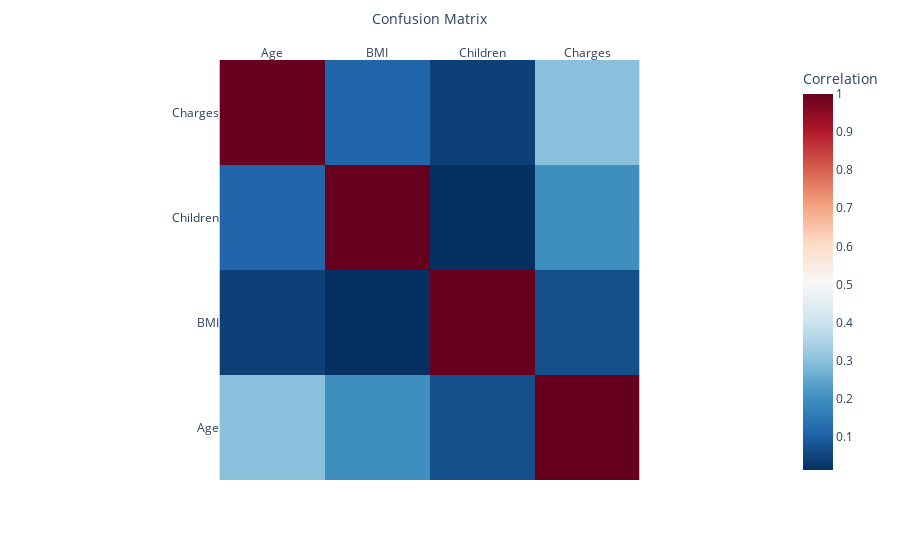

This figure's notebook cell:
### Code cell
fig = px.imshow(corr,
                labels=dict(x="Confusion Matrix", color="Correlation"),
                x=['Age', 'BMI', 'Children', 'Charges'],
                y=['Charges', 'Children', 'BMI', 'Age'],
                color_continuous_scale='RdBu_r'
               )
fig.update_xaxes(side="top")
fig.show()

### Figure 1 — Plotly figure (JSON) as saved in the notebook; plotly's stock layout.template omitted (floating-point values rounded to 4 significant figures)
{"data": [{"coloraxis": "coloraxis", "hovertemplate": "Confusion Matrix: %{x}<br>y: %{y}<br>Correlation: %{z}<extra></extra>", "name": "0", "type": "heatmap", "x": ["Age", "BMI", "Children", "Charges"], "xaxis": "x", "y": ["Charges", "Children", "BMI", "Age"], "yaxis": "y", "z": [[1, 0.1093, 0.04154, 0.2983], [0.1093, 1, 0.01275, 0.1984], [0.04154, 0.01275, 1, 0.06739], [0.2983, 0.1984, 0.06739, 1]]}], "layout": {"coloraxis": {"colorbar": {"title": {"text": "Correlation"}}, "colorscale": [[0, "rgb(5,48,97)"], [0.1, "rgb(33,102,172)"], [0.2, "rgb(67,147,195)"], [0.3, "rgb(146,197,222)"], [0.4, "rgb(209,229,240)"], [0.5, "rgb(247,247,247)"], [0.6, "rgb(253,219,199)"], [0.7, "rgb(244,165,130)"], [0.8, "rgb(214,96,77)"], [0.9, "rgb(178,24,43)"], [1, "rgb(103,0,31)"]]}, "margin": {"t": 60}, "xaxis": {"anchor": "y", "constrain": "domain", "domain": [0, 1], "scaleanchor": "y", "side": "top", "title": {"text": "Confusion Matrix"}}, "yaxis": {"anchor": "x", "autorange": "reversed", "constrain": "domain", "domain": [0, 1]}}}
